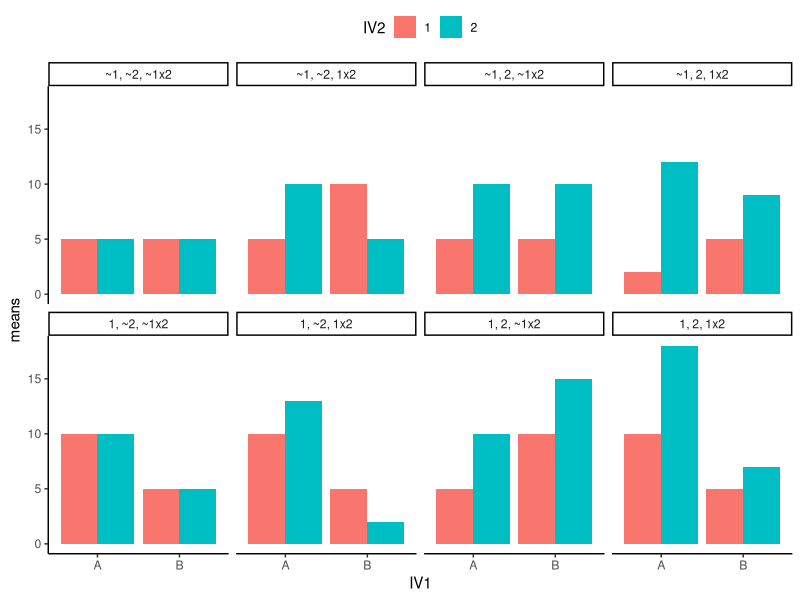
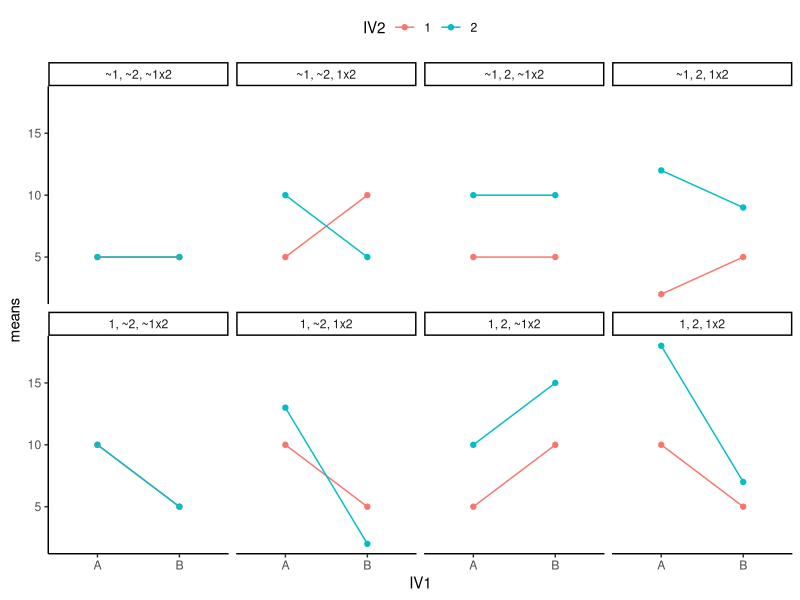
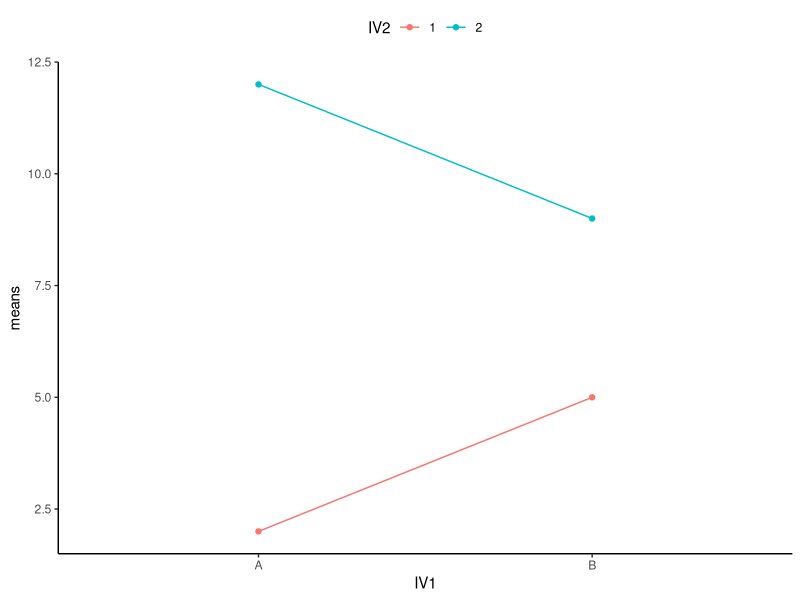
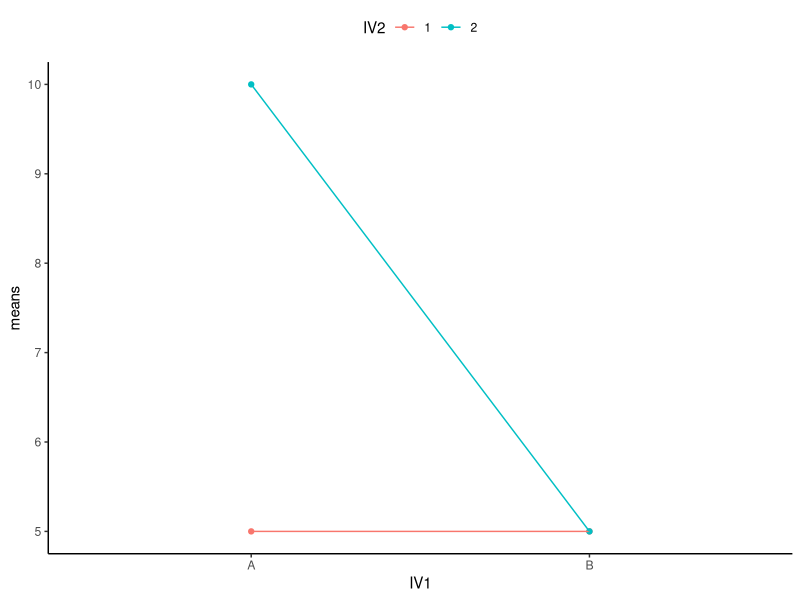
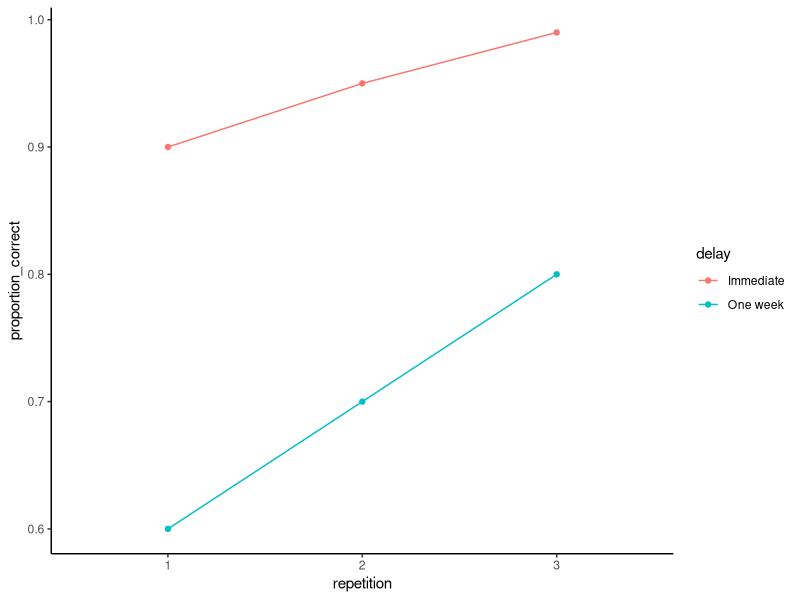
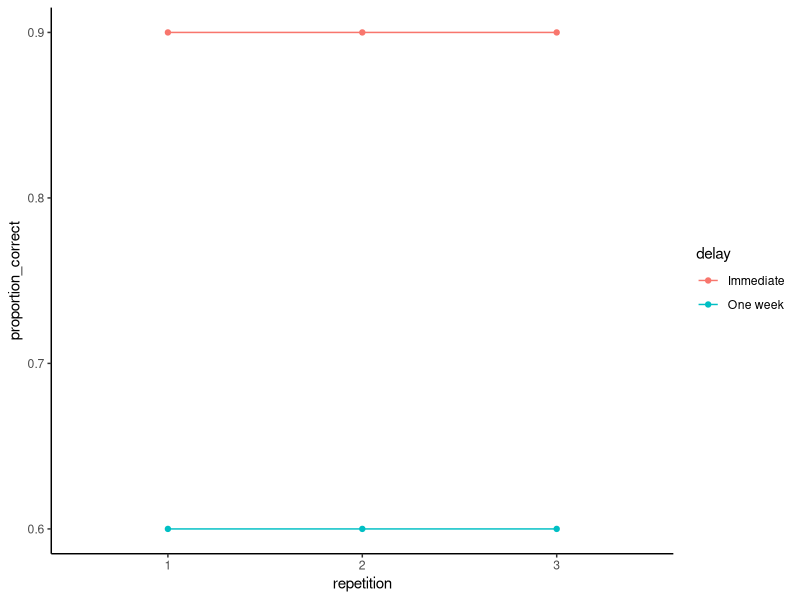
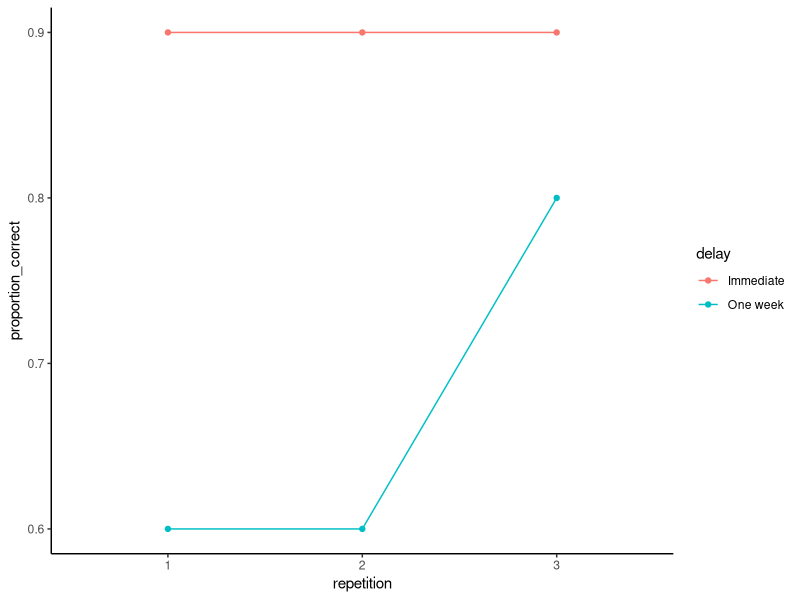
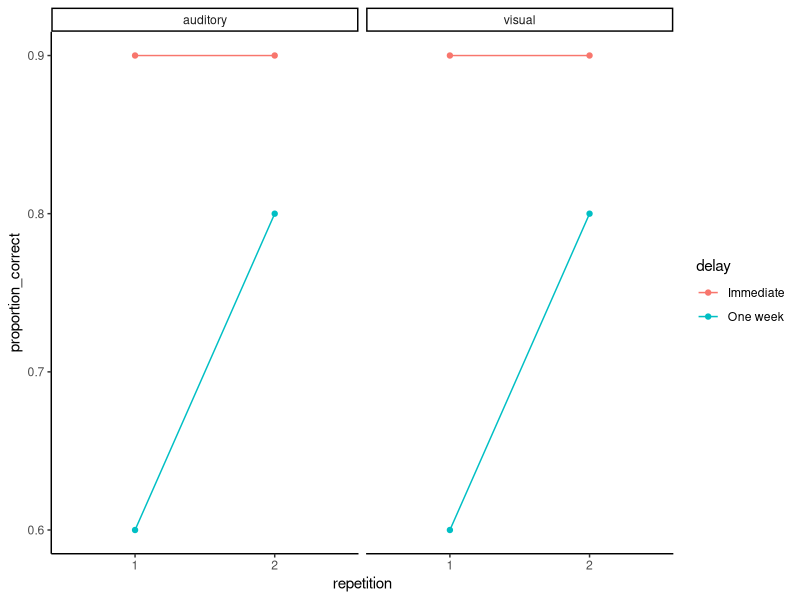

Generate these figures, in order, with R:
## ---- chunk 1
library(ggplot2)
## ---- chunk 2
p1<- data.frame(IV1 = c("A","A","B","B"),
                IV2 = c("1","2","1","2"),
                means = c(5,5,5,5))

p2<- data.frame(IV1 = c("A","A","B","B"),
                IV2 = c("1","2","1","2"),
                means = c(10,10,5,5))

p3<- data.frame(IV1 = c("A","A","B","B"),
                IV2 = c("1","2","1","2"),
                means = c(10,13,5,2))

p4<- data.frame(IV1 = c("A","A","B","B"),
                IV2 = c("1","2","1","2"),
                means = c(5,10,10,15))

p5<- data.frame(IV1 = c("A","A","B","B"),
                IV2 = c("1","2","1","2"),
                means = c(10,18,5,7))

p6<- data.frame(IV1 = c("A","A","B","B"),
                IV2 = c("1","2","1","2"),
                means = c(5,10,5,10))

p7<- data.frame(IV1 = c("A","A","B","B"),
                IV2 = c("1","2","1","2"),
                means = c(2,12,5,9))

p8<- data.frame(IV1 = c("A","A","B","B"),
                IV2 = c("1","2","1","2"),
                means = c(5,10,10,5))

all_22s <- rbind(p1,p2,p3,p4,p5,p6,p7,p8)

type <- c(rep("~1, ~2, ~1x2",4),
          rep("1, ~2, ~1x2",4),
          rep("1, ~2, 1x2",4),
          rep("1, 2, ~1x2",4),
          rep("1, 2, 1x2",4),
          rep("~1, 2, ~1x2",4),
          rep("~1, 2, 1x2",4),
          rep("~1, ~2, 1x2",4))

type<-as.factor(type)

all_22s <- cbind(all_22s,type)

ggplot(all_22s, aes(x=IV1, y=means, group=IV2, fill=IV2))+
  geom_bar(stat="identity", position="dodge")+
  theme_classic()+
  facet_wrap(~type, nrow=2)+
  theme(legend.position = "top")
                             
## ---- chunk 3

ggplot(all_22s, aes(x=IV1, y=means, group=IV2, color=IV2))+
  geom_point()+
  geom_line()+
  theme_classic()+
  facet_wrap(~type, nrow=2)+
  theme(legend.position = "top")
                             
## ---- chunk 4
p7<- data.frame(IV1 = c("A","A","B","B"),
                IV2 = c("1","2","1","2"),
                means = c(2,12,5,9))

ggplot(p7, aes(x=IV1, y=means, group=IV2, color=IV2))+
  geom_point()+
  geom_line()+
  theme_classic()+
  theme(legend.position = "top")

## ---- chunk 5
p7<- data.frame(IV1 = c("A","A","B","B"),
                IV2 = c("1","2","1","2"),
                means = c(5,10,5,5))

ggplot(p7, aes(x=IV1, y=means, group=IV2, color=IV2))+
  geom_point()+
  geom_line()+
  theme_classic()+
  theme(legend.position = "top")

## ---- chunk 6
proportion_correct<- c(.9,.6,.95,.7,.99,.8)
delay<-rep(c("Immediate","One week"),3)
repetition<-as.factor(rep(c(1,2,3),each=2))
df<-data.frame(proportion_correct,delay,repetition)

ggplot(df,aes(x=repetition,y=proportion_correct, color=delay, group=delay))+
  geom_point()+
  geom_line()+
  theme_classic()
## ---- chunk 7
proportion_correct<- c(.9,.6,.9,.6,.9,.6)
delay<-rep(c("Immediate","One week"),3)
repetition<-as.factor(rep(c(1,2,3),each=2))
df<-data.frame(proportion_correct,delay,repetition)

ggplot(df,aes(x=repetition,y=proportion_correct, color=delay, group=delay))+
  geom_point()+
  geom_line()+
  theme_classic()
## ---- chunk 8
proportion_correct<- c(.9,.6,.9,.6,.9,.8)
delay<-rep(c("Immediate","One week"),3)
repetition<-as.factor(rep(c(1,2,3),each=2))
df<-data.frame(proportion_correct,delay,repetition)

ggplot(df,aes(x=repetition,y=proportion_correct, color=delay, group=delay))+
  geom_point()+
  geom_line()+
  theme_classic()
## ---- chunk 9
proportion_correct<- c(.9,.6,.9,.8,
                       .9,.6,.9,.8)
delay<-as.factor(rep(c("Immediate","One week"),4))
repetition<-as.factor(rep(rep(c(1,2),each=2),2))
modality<-as.factor(rep(c("visual","auditory"),each=4))
df<-data.frame(proportion_correct,delay,repetition, modality)

ggplot(df,aes(x=repetition,y=proportion_correct, color=delay, group=delay))+
  geom_point()+
  geom_line()+
  theme_classic()+
  facet_wrap(~modality)
## ---- chunk 10
proportion_correct<- c(.9,.6,.9,.8,
                       .9,.8,.9,.5)
delay<-as.factor(rep(c("Immediate","One week"),4))
repetition<-as.factor(rep(rep(c(1,2),each=2),2))
modality<-as.factor(rep(c("visual","auditory"),each=4))
df<-data.frame(proportion_correct,delay,repetition, modality)

ggplot(df,aes(x=repetition,y=proportion_correct, color=delay, group=delay))+
  geom_point()+
  geom_line()+
  theme_classic()+
  facet_wrap(~modality)
